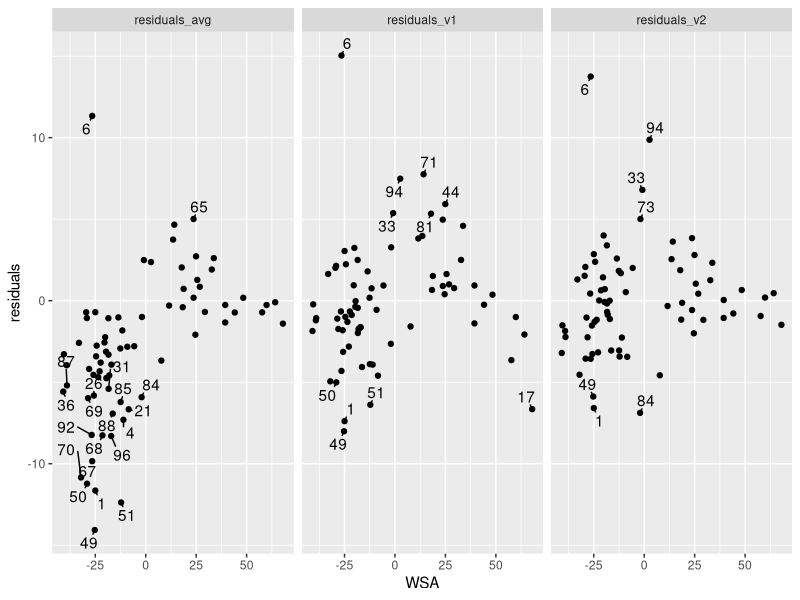

Generate this figure with R: (Note: this script raises an error after producing the figure.)
rm(list = ls())

library(tidyverse)

# This script builds a model to predict Assembly vote

orig <- read_csv("WI_2022_Votes_in_Assembly_Districts.csv")

# margins for all races in 2022 Assembly Districts
margins.2022 <- orig %>%
  filter(plan == "2022") %>%
  select(office, district, margin) %>%
  pivot_wider(names_from = office, values_from = margin)

# assembly seats contested by both parties in 2022
contested.assembly.22 <- orig %>%
  filter(plan == "2022",
         office == "WSA",
         DEM > 0,
         REP > 0)

# just the margins for contested assembly districts
margins.contested <- margins.2022 %>%
  filter(district %in% contested.assembly.22$district)


# Two-step modelling process
#   Use the "v1" model to predict Assembly winner
#   Use the "v2" model to predict Assembly margin using interaction term with predicted winner from "v1"
lm.wsa.v1 <- lm(WSA ~ GOV + USS + WAG + WST, data = margins.contested)

margins.contested.v2 <- margins.contested %>%
  mutate(predicted_margin_v1 = predict.lm(lm.wsa.v1, newdata = .[]),
         predicted_dem_win = if_else(predicted_margin_v1 > 0, 1, 0))

lm.wsa.v2 <- lm(WSA ~ predicted_dem_win + GOV*predicted_dem_win +
                  USS*predicted_dem_win + WAG*predicted_dem_win +
                  WST*predicted_dem_win, data = margins.contested.v2)

summary(lm.wsa.v1)
summary(lm.wsa.v2)

predicted.wsa <- orig %>%
  select(plan, office, district, margin) %>%
  pivot_wider(names_from = office, values_from = margin) %>%
  mutate(predict_v1 = predict.lm(lm.wsa.v1, newdata = .[]),
         predicted_dem_win = if_else(predict_v1 > 0, 1, 0)) %>%
  mutate(predict_v2 = predict.lm(lm.wsa.v2, newdata = .[])) %>%
  mutate(predict_avg = (GOV + USS + WAG + WST)/4,
         final_wsa = case_when(
           plan != "2022" ~ predict_v2,
           district %in% contested.assembly.22$district ~ WSA,
           TRUE ~ predict_v2
         ))

compare.residuals <- predicted.wsa %>%
  filter(plan == "2022",
         district %in% contested.assembly.22$district) %>%
  mutate(residuals_v1 = WSA - predict_v1,
         residuals_v2 = WSA - predict_v2,
         residuals_avg = WSA - predict_avg)

summary(compare.residuals$residuals_v1)
sd(compare.residuals$residuals_v1)
summary(compare.residuals$residuals_v1)
sd(compare.residuals$residuals_v1)
summary(compare.residuals$residuals_avg)
sd(compare.residuals$residuals_avg)

# compare the residuals from the various models
compare.residuals %>%
  select(district, WSA, starts_with("residuals")) %>%
  pivot_longer(cols = starts_with("residuals"), names_to = "model", values_to = "residuals") %>%
  ggplot(aes(WSA, residuals)) +
  geom_point() +
  ggrepel::geom_text_repel(data = function(x){filter(x, abs(residuals) > 5)},
                           aes(label = district), min.segment.length = 0.01) +
  facet_wrap(facets = vars(model))

# compare congruence of win totals
predicted.wsa %>%
  filter(plan == "2022") %>%
  select(district, WSA, starts_with("predict_")) %>%
  pivot_longer(cols = starts_with("predict"), names_to = "method", values_to = "prediction") %>%
  mutate(winner_comparison = case_when(
    WSA < 0 & prediction < 0 ~ "agree, rep won",
    WSA > 0 & prediction > 0 ~ "agree, dem won",
    WSA < 0 & prediction > 0 ~ "disagree, rep won",
    WSA > 0 & prediction < 0 ~ "disagree, dem won"
  )) %>%
  group_by(method, winner_comparison) %>%
  summarise(count = n()) %>%
  pivot_wider(names_from = method, values_from = count, values_fill = 0)

write_csv(predicted.wsa, "model/AssemblyDistricts_with_ModelledVote.csv")
